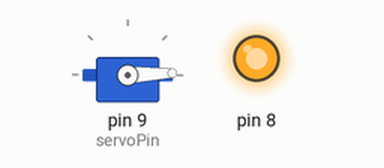
Recording of a sketch running on a simulated Arduino Uno, built with avr-gcc and run on an emulated ATmega328P. On the bench: servo, output pins drawn as LEDs (lit = HIGH).

Above: at 0.05 s.
At 0.8 s:
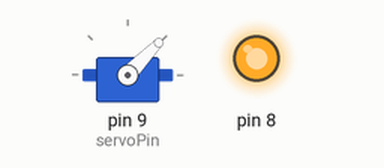
At 1.55 s:
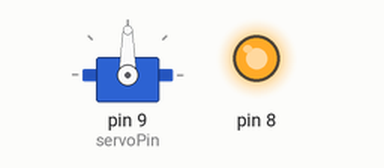
At 3.05 s:
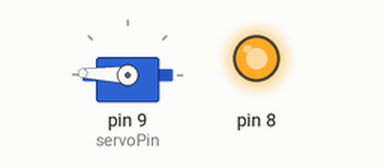
Timing chart, 0 to 7.1 s (numbered marks = the images above):
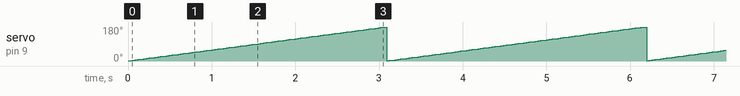

The sketch:

petentioToServo.ino
```cpp
#include <Servo.h>  //add '<' and '>' before and after servo.h

int servoPin = 9;
int petentioPin = A0;

Servo servo;

int servoAngle = 0;   // servo position in degrees
int petentioValue = 0;

void setup()
{
  Serial.begin(9600);
  servo.attach(servoPin);

  pinMode(8, OUTPUT);
  digitalWrite(8, HIGH);   // turn the LED on (HIGH is the voltage level)
}


void loop()
{
//control the servo's direction
  //petentioValue = analogRead(petentioPin);
  //check for value change first
  //servo.write(map(petentioValue, 0, 1023, 0, 180));

  petentioValue++;
  servo.write(petentioValue);
  delay(17);
  if(petentioValue > 180){
    petentioValue = 0;
  }

//   servo.write(0);      // Turn SG90 servo Left to 45 degrees
//   delay(600);          // Wait 1 second
//   servo.write(180);      // Turn SG90 servo back to 90 degrees (center position)
//   delay(600);          // Wait 1 second
//   servo.write(135);     // Turn SG90 servo Right to 135 degrees
//   delay(1000);          // Wait 1 second
//   servo.write(90);      // Turn SG90 servo back to 90 degrees (center position)
//   delay(1000);

//end control the servo's direction and the position of the motor


//control the servo's speed

//if you change the delay value (from example change 50 to 10), the speed of the servo changes
//  for(servoAngle = 0; servoAngle < 180; servoAngle++)  //move the micro servo from 0 degrees to 180 degrees
//  {
//    servo.write(servoAngle);
//    delay(50);
//  }
//
//  for(servoAngle = 180; servoAngle > 0; servoAngle--)  //now move back the micro servo from 0 degrees to 180 degrees
//  {
//    servo.write(servoAngle);
//    delay(10);
//  }
  //end control the servo's speed
}
```

Measured:
- by itself, servo on pin 9 (servoPin): ramps from 1° to 180° and jumps back, once every 3.1 s
